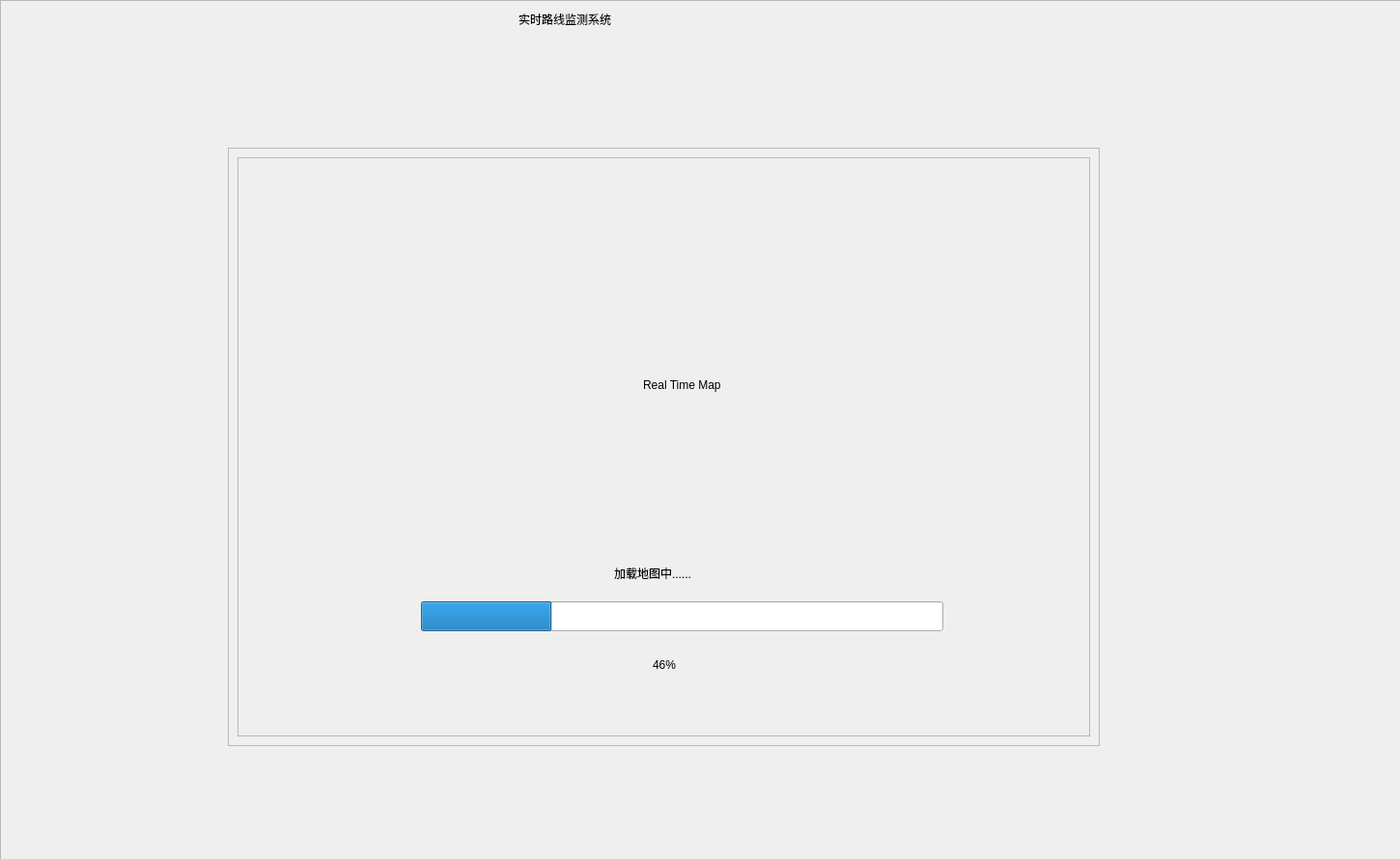
<?xml version="1.0" encoding="UTF-8"?>
<ui version="4.0">
 <class>waiting</class>
 <widget class="QWidget" name="waiting">
  <property name="geometry">
   <rect>
    <x>0</x>
    <y>0</y>
    <width>1450</width>
    <height>890</height>
   </rect>
  </property>
  <property name="windowTitle">
   <string>Form</string>
  </property>
  <widget class="QFrame" name="frame_background">
   <property name="geometry">
    <rect>
     <x>0</x>
     <y>0</y>
     <width>1600</width>
     <height>900</height>
    </rect>
   </property>
   <property name="frameShape">
    <enum>QFrame::StyledPanel</enum>
   </property>
   <property name="frameShadow">
    <enum>QFrame::Raised</enum>
   </property>
   <layout class="QGridLayout" name="gridLayout_3">
    <item row="0" column="0">
     <layout class="QHBoxLayout" name="horizontalLayout_12" stretch="5,5,5">
      <item>
       <spacer name="horizontalSpacer_3">
        <property name="orientation">
         <enum>Qt::Horizontal</enum>
        </property>
        <property name="sizeHint" stdset="0">
         <size>
          <width>13</width>
          <height>20</height>
         </size>
        </property>
       </spacer>
      </item>
      <item>
       <widget class="QLabel" name="label_title">
        <property name="styleSheet">
         <string notr="true"/>
        </property>
        <property name="text">
         <string>实时路线监测系统</string>
        </property>
       </widget>
      </item>
      <item>
       <spacer name="horizontalSpacer_4">
        <property name="orientation">
         <enum>Qt::Horizontal</enum>
        </property>
        <property name="sizeHint" stdset="0">
         <size>
          <width>13</width>
          <height>20</height>
         </size>
        </property>
       </spacer>
      </item>
     </layout>
    </item>
    <item row="1" column="0">
     <layout class="QVBoxLayout" name="verticalLayout_2">
      <item>
       <spacer name="verticalSpacer_9">
        <property name="orientation">
         <enum>Qt::Vertical</enum>
        </property>
        <property name="sizeHint" stdset="0">
         <size>
          <width>20</width>
          <height>13</height>
         </size>
        </property>
       </spacer>
      </item>
      <item>
       <layout class="QHBoxLayout" name="horizontalLayout_9" stretch="1,4,2">
        <item>
         <spacer name="horizontalSpacer_17">
          <property name="orientation">
           <enum>Qt::Horizontal</enum>
          </property>
          <property name="sizeHint" stdset="0">
           <size>
            <width>40</width>
            <height>20</height>
           </size>
          </property>
         </spacer>
        </item>
        <item>
         <widget class="QFrame" name="frame">
          <property name="frameShape">
           <enum>QFrame::StyledPanel</enum>
          </property>
          <property name="frameShadow">
           <enum>QFrame::Raised</enum>
          </property>
          <layout class="QGridLayout" name="gridLayout_2">
           <item row="0" column="0">
            <layout class="QHBoxLayout" name="horizontalLayout_8">
             <property name="spacing">
              <number>0</number>
             </property>
             <item>
              <widget class="QFrame" name="frame_pic">
               <property name="sizePolicy">
                <sizepolicy hsizetype="Minimum" vsizetype="Minimum">
                 <horstretch>0</horstretch>
                 <verstretch>0</verstretch>
                </sizepolicy>
               </property>
               <property name="minimumSize">
                <size>
                 <width>500</width>
                 <height>600</height>
                </size>
               </property>
               <property name="styleSheet">
                <string notr="true"/>
               </property>
               <property name="frameShape">
                <enum>QFrame::StyledPanel</enum>
               </property>
               <property name="frameShadow">
                <enum>QFrame::Raised</enum>
               </property>
               <widget class="QLabel" name="wait_pic">
                <property name="geometry">
                 <rect>
                  <x>110</x>
                  <y>90</y>
                  <width>211</width>
                  <height>231</height>
                 </rect>
                </property>
                <property name="text">
                 <string/>
                </property>
               </widget>
               <widget class="QLabel" name="label_word">
                <property name="geometry">
                 <rect>
                  <x>420</x>
                  <y>170</y>
                  <width>401</width>
                  <height>131</height>
                 </rect>
                </property>
                <property name="styleSheet">
                 <string notr="true"/>
                </property>
                <property name="text">
                 <string>Real Time Map</string>
                </property>
               </widget>
               <widget class="QLabel" name="label_word_2">
                <property name="geometry">
                 <rect>
                  <x>390</x>
                  <y>410</y>
                  <width>311</width>
                  <height>41</height>
                 </rect>
                </property>
                <property name="text">
                 <string>加载地图中......</string>
                </property>
               </widget>
               <widget class="QProgressBar" name="progressBar">
                <property name="geometry">
                 <rect>
                  <x>190</x>
                  <y>460</y>
                  <width>541</width>
                  <height>31</height>
                 </rect>
                </property>
                <property name="value">
                 <number>25</number>
                </property>
                <property name="textVisible">
                 <bool>false</bool>
                </property>
               </widget>
               <widget class="QLabel" name="label_word_3">
                <property name="geometry">
                 <rect>
                  <x>430</x>
                  <y>510</y>
                  <width>111</width>
                  <height>31</height>
                 </rect>
                </property>
                <property name="text">
                 <string>46%</string>
                </property>
               </widget>
              </widget>
             </item>
            </layout>
           </item>
          </layout>
         </widget>
        </item>
        <item>
         <spacer name="horizontalSpacer_18">
          <property name="orientation">
           <enum>Qt::Horizontal</enum>
          </property>
          <property name="sizeHint" stdset="0">
           <size>
            <width>40</width>
            <height>20</height>
           </size>
          </property>
         </spacer>
        </item>
       </layout>
      </item>
      <item>
       <spacer name="verticalSpacer_10">
        <property name="orientation">
         <enum>Qt::Vertical</enum>
        </property>
        <property name="sizeHint" stdset="0">
         <size>
          <width>20</width>
          <height>13</height>
         </size>
        </property>
       </spacer>
      </item>
     </layout>
    </item>
   </layout>
  </widget>
 </widget>
 <resources/>
 <connections/>
</ui>
